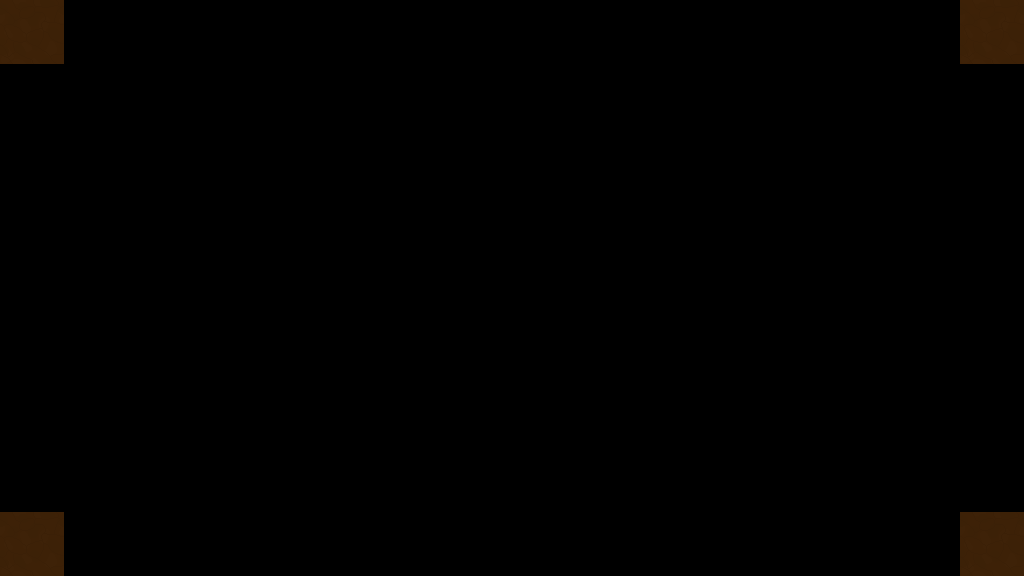

Rendered tile map (Tiled .tmx) drawn with the repository's tilesets; below, a short description and the full map source, tile grids included:
An orthogonal 16x9 tile map with 64x64 px tiles, 1 tile layer (Tile Layer 1).

<map version="1.0" orientation="orthogonal" width="16" height="9" tilewidth="64" tileheight="64">
 <tileset firstgid="1" name="backgroundTiles" tilewidth="64" tileheight="64">
  <image source="../backgroundTiles.png" width="11840" height="64" />
 </tileset>
 <layer name="Tile Layer 1" width="16" height="9">
  <data encoding="csv">
6,0,0,0,0,0,0,0,0,0,0,0,0,0,0,6,
0,0,0,0,0,0,0,0,0,0,0,0,0,0,0,0,
0,0,0,0,0,0,0,0,0,0,0,0,0,0,0,0,
0,0,0,0,0,0,0,0,0,0,0,0,0,0,0,0,
0,0,0,0,0,0,0,0,0,0,0,0,0,0,0,0,
0,0,0,0,0,0,0,0,0,0,0,0,0,0,0,0,
0,0,0,0,0,0,0,0,0,0,0,0,0,0,0,0,
0,0,0,0,0,0,0,0,0,0,0,0,0,0,0,0,
6,0,0,0,0,0,0,0,0,0,0,0,0,0,0,6
</data>
 </layer>
</map>
